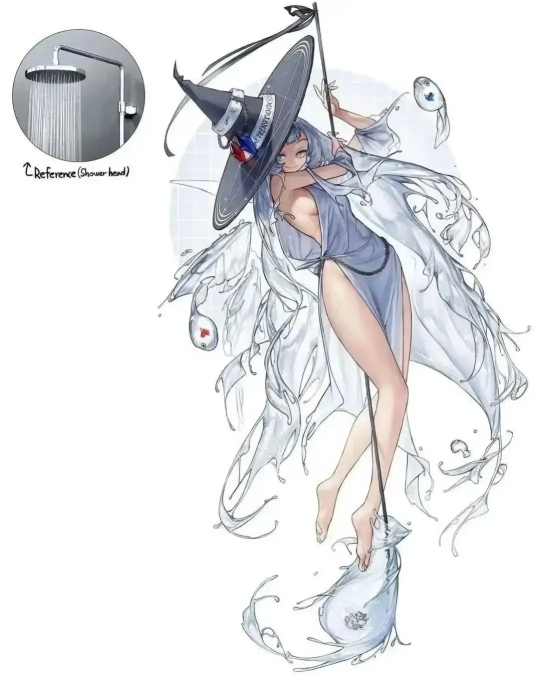
#> input picture examples/cases/nature/cool.jpg, 1080 x 1349 px (shown at 1/2 size); its folder holds only this picture in this run
$ python -i app.py   (imports and definitions only)
#> lines starting #> are read from the running program, lines starting #| are printed output that depends on the picture
import os
import glob
import hashlib
import json
import subprocess
import shutil
import tempfile
import threading
import time
import numpy as np
import gradio as gr
from PIL import Image, ImageDraw, ImageFilter

from whiteboard_skill.ui_state import DEFAULT_DRAWING_TOOL, matching_color_tool
from whiteboard_skill.whiteboard import _theme_preview_image

# Temporary path for storing the extracted lineart preview
LINEART_PREVIEW_PATH = os.path.abspath("out/web_output-lineart.png")
LINEART_PREVIEW_SVG_PATH = os.path.abspath("out/web_output-lineart.svg")
COLOR_LINEART_PREVIEW_PATH = os.path.abspath("out/web_output-color-lineart.png")
DOODLE_PALETTE_PATH = os.path.abspath("out/web_output-doodle-palette.json")
_EXTRACTION_LOCK = threading.Lock()
_UPLOAD_BG_LOCK = threading.Lock()
_PROCESSED_UPLOADS = {}


# [27 lines left out: function _cleanup_out_dir, not called in this run]


def render_theme_font_preview(text, font_style, font_size):
    return np.asarray(_theme_preview_image(text, font_style or "mao", int(font_size or 72)))


def _raw_uploaded_path(file_obj):
    if file_obj is None:
        return None
    if isinstance(file_obj, str):
        return file_obj
    return getattr(file_obj, "name", None)


def _uploaded_path(file_obj):
    path = _raw_uploaded_path(file_obj)
    return _PROCESSED_UPLOADS.get(path, path)


def _prepare_white_background(file_obj):
    """Replace a non-white edge-connected background with pure white."""
#> called with file_obj = 'examples/cases/nature/cool.jpg'

    raw_path = _raw_uploaded_path(file_obj)
    if not raw_path or not os.path.exists(raw_path) or raw_path.lower().endswith(".svg"):
        return raw_path
    with _UPLOAD_BG_LOCK:
        cached = _PROCESSED_UPLOADS.get(raw_path)
        if cached and os.path.exists(cached):
            return cached

        source = Image.open(raw_path)
#> source is the input picture: PIL image 1080x1349 RGB; mean R, G, B 229.8, 230.6, 232.7
        if source.mode in {"RGBA", "LA"} or "transparency" in source.info:
            rgba = source.convert("RGBA")
            source = Image.alpha_composite(Image.new("RGBA", rgba.size, "white"), rgba).convert("RGB")
        else:
            source = source.convert("RGB")

        sample = source.copy()
        sample.thumbnail((1024, 1024), Image.Resampling.LANCZOS)
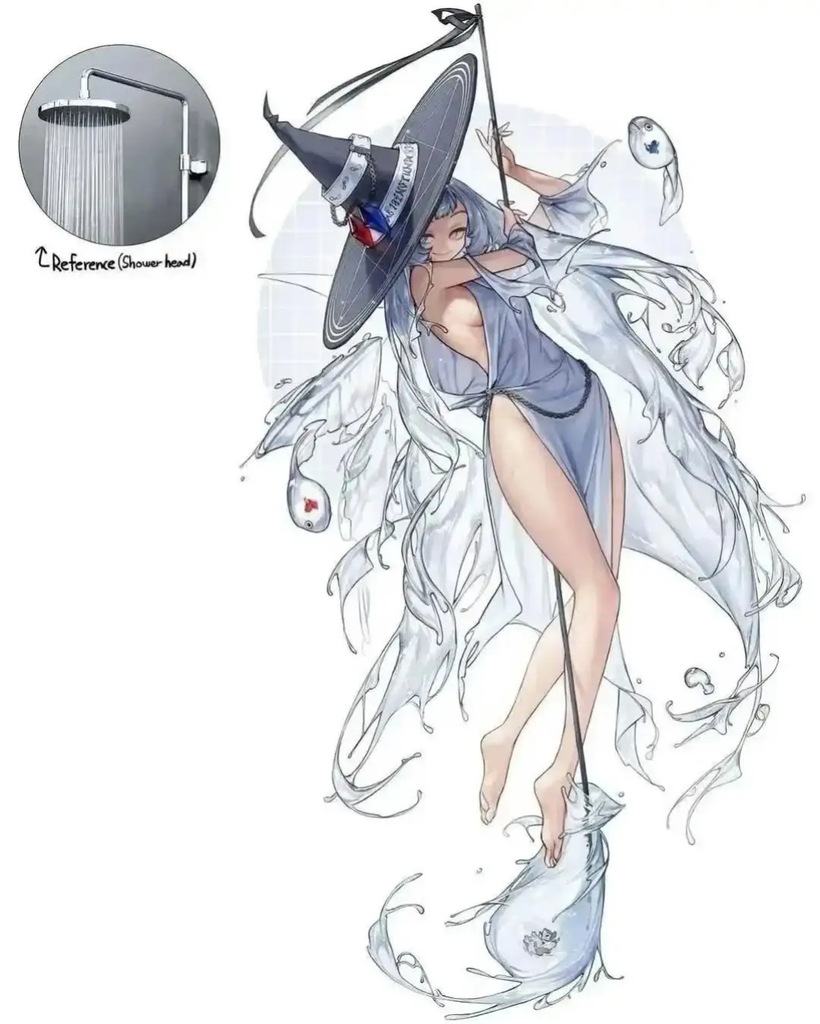
#> sample: PIL image 820x1024 RGB; mean R, G, B 229.8, 230.6, 232.7
        arr = np.asarray(sample, dtype=np.uint8)
        border = np.concatenate((arr[0], arr[-1], arr[:, 0], arr[:, -1]), axis=0)
        border_gray = border.mean(axis=1)
#> border_gray = 3688 values, max 255 at index 0, min 243 at index 478, mean 254.8
        border_chroma = border.max(axis=1) - border.min(axis=1)
#> border_chroma = 3688 values, max 7 at index 1285, min 0 at index 0, mean 0.234
        already_white = float(np.mean((border_gray >= 246) & (border_chroma <= 10))) >= 0.88
#> already_white = True
        if already_white:
            _PROCESSED_UPLOADS[raw_path] = raw_path
            return raw_path

        median = np.median(border.astype(np.float32), axis=0)
        marker = (1, 254, 253)
        flood = sample.copy()
        width, height = sample.size
        seeds = []
        for step in range(13):
            x = int(round((width - 1) * step / 12))
            y = int(round((height - 1) * step / 12))
            seeds.extend(((x, 0), (x, height - 1), (0, y), (width - 1, y)))
        for seed in seeds:
            pixel = np.asarray(flood.getpixel(seed), dtype=np.float32)
            if tuple(int(v) for v in pixel) == marker:
                continue
            if float(np.linalg.norm(pixel - median)) <= 48.0:
                ImageDraw.floodfill(flood, seed, marker, thresh=34)

        flood_arr = np.asarray(flood, dtype=np.uint8)
        background = np.all(flood_arr == np.asarray(marker, dtype=np.uint8), axis=2)
        if not np.any(background):
            _PROCESSED_UPLOADS[raw_path] = raw_path
            return raw_path
        mask = Image.fromarray(background.astype(np.uint8) * 255, mode="L")
        if mask.size != source.size:
            mask = mask.resize(source.size, Image.Resampling.BILINEAR)
        mask = mask.filter(ImageFilter.GaussianBlur(radius=max(0.6, min(source.size) / 1800.0)))
        prepared = Image.composite(Image.new("RGB", source.size, "white"), source, mask)

        os.makedirs("out/uploads", exist_ok=True)
        identity = f"{raw_path}:{os.path.getmtime(raw_path)}:{os.path.getsize(raw_path)}".encode("utf-8")
        output_path = os.path.abspath(f"out/uploads/white-bg-{hashlib.sha1(identity).hexdigest()[:16]}.png")
        prepared.save(output_path, format="PNG")
        _PROCESSED_UPLOADS[raw_path] = output_path
        _PROCESSED_UPLOADS[output_path] = output_path
        return output_path


# [38 lines left out: functions _suggest_color_duration, _progress_markup, not called in this run]


def _lineart_mode(mode: str) -> bool:
    return mode == "lineart"


# [401 lines left out: functions _has_current_extraction, _write_color_lineart_preview, _upscale_lineart_for_render, extract_lineart_preview, render_video_from_lineart, not called in this run]

INKWASH_PRESETS = {
    "balanced": (70, 32, 22, 6, 6, 1.25, 100, 90),
    "clean": (82, 38, 30, 8, 10, 1.45, 105, 90),
    "detail": (58, 24, 16, 4, 3, 1.10, 92, 105),
}

# Human coloring tools mapped to the renderer's corresponding stroke behavior.
COLOR_TOOL_CONFIG = {
    "soft-goat": ("brush", "natural-repair"),
    "hard-combination": ("brush", "doodle-fill"),
    "wide-brush": ("brush", "brush-scan"),
    "detail-wolf": ("brush", "brush-path"),
    "wet-ink": ("brush", "fade"),
    "quill": ("quill", "quill-fill"),
    "rooster-quill": ("rooster-quill", "natural-repair"),
    "wukong-run": ("wukong-run", "natural-repair"),
    "zhubajie-run": ("zhubajie-run", "natural-repair"),
    "tangsanzang-run": ("tangsanzang-run", "natural-repair"),
    "guanyu-run": ("guanyu-run", "natural-repair"),
    "zhugeliang-run": ("zhugeliang-run", "natural-repair"),
    "ip-signature": ("ip-signature", "brush-path"),
    "ip-stamp": ("ip-stamp", "top-down-blocks"),
    "ip-spark": ("ip-spark", "fade"),
    "eraser": ("real-eraser", "natural-repair"),
    "none": ("none", "natural-repair"),
}


def apply_inkwash_preset(name):
    values = INKWASH_PRESETS.get(name, INKWASH_PRESETS["balanced"])
    return [gr.update(value=value) for value in values]


# [6 lines that did not run here, left out]

APP_CSS = """
:root { --paper: #ffffff; --ink: #111827; --muted: #64748b; --line: #e5e7eb; --blue: #2563eb; --body-background-fill: #ffffff; --block-background-fill: #ffffff; }
* { box-sizing: border-box; }
html, body, #root, .gradio-container { background: #ffffff !important; color: var(--ink) !important; }
html, body, #root { overflow: hidden !important; scrollbar-width: none !important; }
html::-webkit-scrollbar, body::-webkit-scrollbar, #root::-webkit-scrollbar { display: none !important; width: 0 !important; height: 0 !important; }
.app-shell { max-width: 1660px; margin: 0 auto; padding: 0 16px; }
.app-header { border-bottom: 1px solid var(--line); padding: 6px 0 9px; margin-bottom: 9px; background: #ffffff !important; }
.app-header h1, .app-header h2, .app-header h3 { color: var(--ink) !important; margin: 0; }
.brand-cn { color: #111827; font-size: 21px; font-weight: 700; letter-spacing: .02em; line-height: 1.1; }
.brand-en { color: #2563eb; font-family: ui-monospace, SFMono-Regular, Menlo, monospace; font-size: 9px; font-weight: 700; letter-spacing: .2em; margin-top: 3px; }
.panel { border: 1px solid rgba(210,210,215,.9); border-radius: 14px; background: rgba(255,255,255,.82); box-shadow: 0 6px 22px rgba(0,0,0,.05); padding: 11px; }
.preview-panel { min-height: 0; }
.preview-panel .gr-image { background: #f0f0f2; border-radius: 12px; }
.preview-panel .upload-zone { flex: 0 0 auto; }
.preview-panel .upload-zone .upload-container,
.preview-panel .upload-zone .image-container,
.preview-panel .upload-zone .wrap { min-height: 94px !important; }
.preview-panel .upload-zone .upload-text { line-height: 1.35 !important; white-space: normal !important; overflow: hidden !important; }
.preview-panel .upload-zone .upload-text p { margin: 2px 0 !important; }
.preview-panel .preview-pair { flex: 0 0 auto; gap: 8px; }
.preview-panel .video-output { flex: 1 1 auto; min-height: 0; }
.preview-panel .video-output video { max-height: 100%; object-fit: contain; }
.preview-panel .status-row { flex: 0 0 auto; }
.primary-action { min-height: 38px; font-weight: 650; background: var(--blue) !important; border-color: var(--blue) !important; }
.panel h3 { font-size: 15px; font-weight: 650; margin: 0 0 3px; }
.panel label span { color: var(--muted); font-size: 12px; }
.status textarea { font-family: ui-monospace, SFMono-Regular, monospace; overflow: hidden !important; resize: none !important; white-space: nowrap; }
.panel .gr-accordion { border-color: var(--line); border-radius: 10px; }
.panel input, .panel textarea, .panel button, .panel select { border-radius: 8px !important; }
.workspace, .preview-panel, .settings-panel { gap: 7px !important; }
.preview-panel .gr-markdown, .settings-panel .gr-markdown { margin: 0 !important; }
.preview-panel .status-row { margin-top: 0 !important; }
.status textarea { min-height: 30px !important; height: 30px !important; }
.render-progress { padding: 3px 1px 0; }
.render-progress-track { height: 6px; overflow: hidden; border-radius: 99px; background: #e5e7eb; }
.render-progress-fill { height: 100%; border-radius: 99px; transition: width .25s ease, background-color .25s ease; }
.render-progress-caption { display: flex; justify-content: space-between; color: var(--muted); font-size: 10px; line-height: 16px; }
.render-progress-caption strong { color: var(--ink); font-weight: 650; }
.settings-panel .gr-accordion { margin: 0 !important; }
.settings-panel > *, .settings-panel > .form > * { flex: 0 0 auto !important; }
.settings-panel {
  flex-direction: column !important;
  flex-wrap: nowrap !important;
  overflow-x: hidden !important;
  scrollbar-width: none !important;
}
.settings-panel::-webkit-scrollbar { display: none !important; width: 0 !important; height: 0 !important; }
.settings-panel .form, .settings-panel .row { gap: 7px !important; }
.processing-mode { overflow: visible !important; }
.processing-mode > .wrap { display: flex !important; flex-wrap: wrap !important; overflow: visible !important; }
.processing-mode label { flex: 0 0 auto !important; }
@media (min-width: 901px) {
  html, body, #root, .gradio-container { height: 100%; overflow: hidden !important; scrollbar-width: none !important; }
  .app-shell { height: calc(100vh - 16px); overflow: hidden; }
  .workspace { height: calc(100vh - 91px); overflow: hidden; gap: 12px !important; }
  .preview-panel { height: 100%; overflow: hidden !important; }
  .settings-panel {
    height: calc(100vh - 91px) !important;
    max-height: calc(100vh - 91px) !important;
    min-height: 0 !important;
    overflow-y: auto !important;
    overflow-x: hidden !important;
  }
}
@media (max-width: 900px) { .preview-panel { min-height: auto; } }
"""

# [522 lines not run here, left out]

>>> result = _prepare_white_background('examples/cases/nature/cool.jpg')
